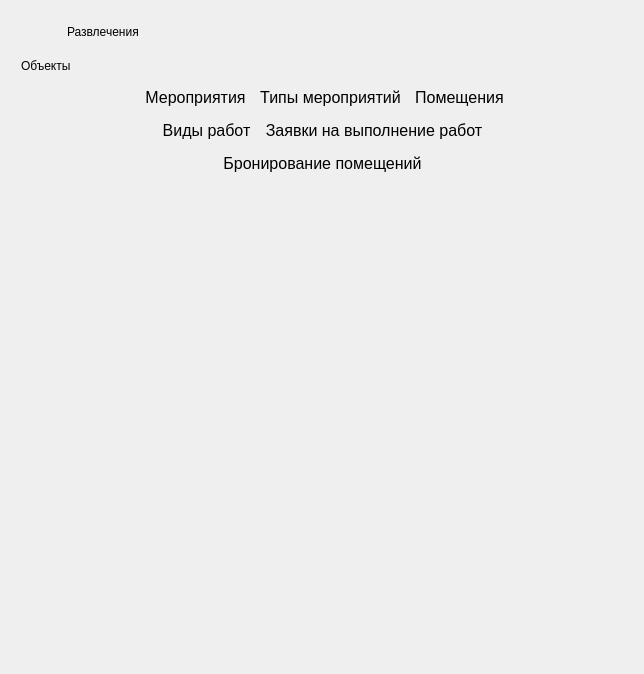
<?xml version="1.0" encoding="UTF-8"?>
<ui version="4.0">
 <class>EntertainmentDashboard</class>
 <widget class="QWidget" name="EntertainmentDashboard">
  <property name="geometry">
   <rect>
    <x>0</x>
    <y>0</y>
    <width>644</width>
    <height>674</height>
   </rect>
  </property>
  <property name="windowTitle">
   <string>Form</string>
  </property>
  <layout class="QVBoxLayout" name="verticalLayout_2">
   <item>
    <layout class="QVBoxLayout" name="verticalLayout">
     <property name="leftMargin">
      <number>10</number>
     </property>
     <property name="topMargin">
      <number>10</number>
     </property>
     <property name="rightMargin">
      <number>10</number>
     </property>
     <property name="bottomMargin">
      <number>10</number>
     </property>
     <item>
      <layout class="QHBoxLayout" name="horizontalLayout">
       <item>
        <widget class="QPushButton" name="BackButton">
         <property name="sizePolicy">
          <sizepolicy hsizetype="Fixed" vsizetype="Fixed">
           <horstretch>0</horstretch>
           <verstretch>0</verstretch>
          </sizepolicy>
         </property>
         <property name="text">
          <string/>
         </property>
         <property name="icon">
          <iconset resource="../resources/resources.qrc">
           <normaloff>:/go-previous/go-previous.svg</normaloff>:/go-previous/go-previous.svg</iconset>
         </property>
         <property name="iconSize">
          <size>
           <width>24</width>
           <height>24</height>
          </size>
         </property>
         <property name="flat">
          <bool>true</bool>
         </property>
        </widget>
       </item>
       <item>
        <widget class="QLabel" name="label">
         <property name="styleSheet">
          <string notr="true">font: 63 10pt &quot;Yu Gothic UI Semibold&quot;;</string>
         </property>
         <property name="text">
          <string>Развлечения</string>
         </property>
        </widget>
       </item>
      </layout>
     </item>
     <item>
      <layout class="QVBoxLayout" name="verticalLayout_5">
       <property name="topMargin">
        <number>10</number>
       </property>
       <item>
        <widget class="QLabel" name="label_2">
         <property name="sizePolicy">
          <sizepolicy hsizetype="Fixed" vsizetype="Fixed">
           <horstretch>0</horstretch>
           <verstretch>0</verstretch>
          </sizepolicy>
         </property>
         <property name="styleSheet">
          <string notr="true">font: 63 14pt &quot;Yu Gothic UI Semibold&quot;;
</string>
         </property>
         <property name="text">
          <string>Объекты</string>
         </property>
        </widget>
       </item>
       <item>
        <layout class="QHBoxLayout" name="horizontalLayout_3">
         <property name="leftMargin">
          <number>5</number>
         </property>
         <property name="topMargin">
          <number>5</number>
         </property>
         <item>
          <spacer name="horizontalSpacer_2">
           <property name="orientation">
            <enum>Qt::Horizontal</enum>
           </property>
           <property name="sizeHint" stdset="0">
            <size>
             <width>40</width>
             <height>20</height>
            </size>
           </property>
          </spacer>
         </item>
         <item>
          <widget class="QPushButton" name="OpenEvents">
           <property name="sizePolicy">
            <sizepolicy hsizetype="Fixed" vsizetype="Fixed">
             <horstretch>0</horstretch>
             <verstretch>0</verstretch>
            </sizepolicy>
           </property>
           <property name="font">
            <font>
             <family>Yu Gothic UI</family>
             <pointsize>12</pointsize>
             <weight>50</weight>
             <italic>false</italic>
             <bold>false</bold>
            </font>
           </property>
           <property name="styleSheet">
            <string notr="true">font: 12pt &quot;Yu Gothic UI&quot;;</string>
           </property>
           <property name="text">
            <string>Мероприятия</string>
           </property>
           <property name="flat">
            <bool>true</bool>
           </property>
          </widget>
         </item>
         <item>
          <widget class="QPushButton" name="OpenEventTypes">
           <property name="sizePolicy">
            <sizepolicy hsizetype="Fixed" vsizetype="Fixed">
             <horstretch>0</horstretch>
             <verstretch>0</verstretch>
            </sizepolicy>
           </property>
           <property name="font">
            <font>
             <family>Yu Gothic UI</family>
             <pointsize>12</pointsize>
             <weight>50</weight>
             <italic>false</italic>
             <bold>false</bold>
            </font>
           </property>
           <property name="styleSheet">
            <string notr="true">font: 12pt &quot;Yu Gothic UI&quot;;</string>
           </property>
           <property name="text">
            <string>Типы мероприятий</string>
           </property>
           <property name="flat">
            <bool>true</bool>
           </property>
          </widget>
         </item>
         <item>
          <widget class="QPushButton" name="OpenRooms">
           <property name="sizePolicy">
            <sizepolicy hsizetype="Fixed" vsizetype="Fixed">
             <horstretch>0</horstretch>
             <verstretch>0</verstretch>
            </sizepolicy>
           </property>
           <property name="font">
            <font>
             <family>Yu Gothic UI</family>
             <pointsize>12</pointsize>
             <weight>50</weight>
             <italic>false</italic>
             <bold>false</bold>
            </font>
           </property>
           <property name="styleSheet">
            <string notr="true">font: 12pt &quot;Yu Gothic UI&quot;;</string>
           </property>
           <property name="text">
            <string>Помещения</string>
           </property>
           <property name="flat">
            <bool>true</bool>
           </property>
          </widget>
         </item>
         <item>
          <spacer name="horizontalSpacer">
           <property name="orientation">
            <enum>Qt::Horizontal</enum>
           </property>
           <property name="sizeHint" stdset="0">
            <size>
             <width>40</width>
             <height>20</height>
            </size>
           </property>
          </spacer>
         </item>
        </layout>
       </item>
      </layout>
     </item>
     <item>
      <layout class="QHBoxLayout" name="horizontalLayout_2">
       <item>
        <spacer name="horizontalSpacer_3">
         <property name="orientation">
          <enum>Qt::Horizontal</enum>
         </property>
         <property name="sizeHint" stdset="0">
          <size>
           <width>40</width>
           <height>20</height>
          </size>
         </property>
        </spacer>
       </item>
       <item>
        <widget class="QPushButton" name="OpenLaborTypes">
         <property name="sizePolicy">
          <sizepolicy hsizetype="Fixed" vsizetype="Fixed">
           <horstretch>0</horstretch>
           <verstretch>0</verstretch>
          </sizepolicy>
         </property>
         <property name="font">
          <font>
           <family>Yu Gothic UI</family>
           <pointsize>12</pointsize>
           <weight>50</weight>
           <italic>false</italic>
           <bold>false</bold>
          </font>
         </property>
         <property name="text">
          <string>Виды работ</string>
         </property>
         <property name="flat">
          <bool>true</bool>
         </property>
        </widget>
       </item>
       <item>
        <widget class="QPushButton" name="OpenLaborRequests">
         <property name="sizePolicy">
          <sizepolicy hsizetype="Fixed" vsizetype="Fixed">
           <horstretch>0</horstretch>
           <verstretch>0</verstretch>
          </sizepolicy>
         </property>
         <property name="font">
          <font>
           <family>Yu Gothic UI</family>
           <pointsize>12</pointsize>
           <weight>50</weight>
           <italic>false</italic>
           <bold>false</bold>
          </font>
         </property>
         <property name="styleSheet">
          <string notr="true">font: 12pt &quot;Yu Gothic UI&quot;;</string>
         </property>
         <property name="text">
          <string>Заявки на выполнение работ</string>
         </property>
         <property name="flat">
          <bool>true</bool>
         </property>
        </widget>
       </item>
       <item>
        <spacer name="horizontalSpacer_4">
         <property name="orientation">
          <enum>Qt::Horizontal</enum>
         </property>
         <property name="sizeHint" stdset="0">
          <size>
           <width>40</width>
           <height>20</height>
          </size>
         </property>
        </spacer>
       </item>
      </layout>
     </item>
     <item>
      <layout class="QHBoxLayout" name="horizontalLayout_4">
       <item>
        <spacer name="horizontalSpacer_5">
         <property name="orientation">
          <enum>Qt::Horizontal</enum>
         </property>
         <property name="sizeHint" stdset="0">
          <size>
           <width>40</width>
           <height>20</height>
          </size>
         </property>
        </spacer>
       </item>
       <item>
        <widget class="QPushButton" name="bookingRooms">
         <property name="sizePolicy">
          <sizepolicy hsizetype="Fixed" vsizetype="Fixed">
           <horstretch>0</horstretch>
           <verstretch>0</verstretch>
          </sizepolicy>
         </property>
         <property name="font">
          <font>
           <family>Yu Gothic UI</family>
           <pointsize>12</pointsize>
           <weight>50</weight>
           <italic>false</italic>
           <bold>false</bold>
          </font>
         </property>
         <property name="text">
          <string>Бронирование помещений</string>
         </property>
         <property name="flat">
          <bool>true</bool>
         </property>
        </widget>
       </item>
       <item>
        <spacer name="horizontalSpacer_6">
         <property name="orientation">
          <enum>Qt::Horizontal</enum>
         </property>
         <property name="sizeHint" stdset="0">
          <size>
           <width>40</width>
           <height>20</height>
          </size>
         </property>
        </spacer>
       </item>
      </layout>
     </item>
     <item>
      <spacer name="verticalSpacer">
       <property name="orientation">
        <enum>Qt::Vertical</enum>
       </property>
       <property name="sizeHint" stdset="0">
        <size>
         <width>20</width>
         <height>40</height>
        </size>
       </property>
      </spacer>
     </item>
    </layout>
   </item>
  </layout>
 </widget>
 <resources>
  <include location="../resources/resources.qrc"/>
 </resources>
 <connections/>
</ui>
